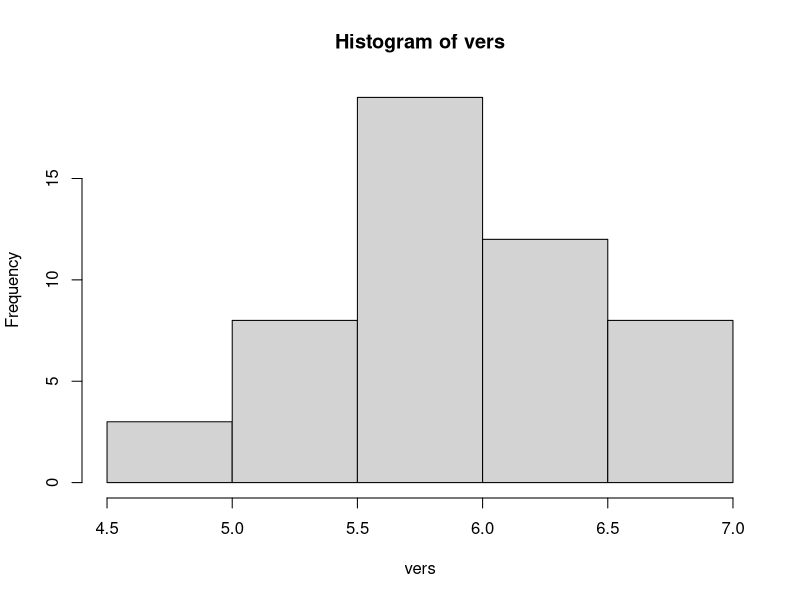
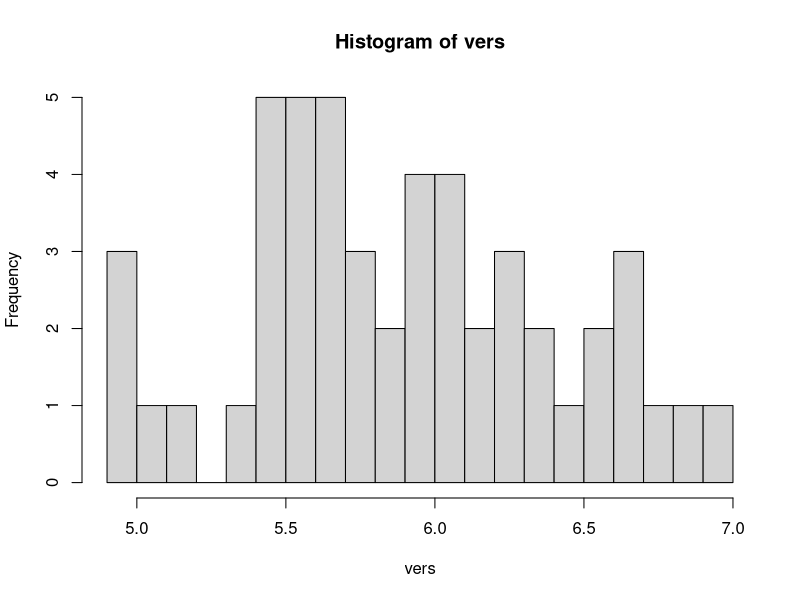
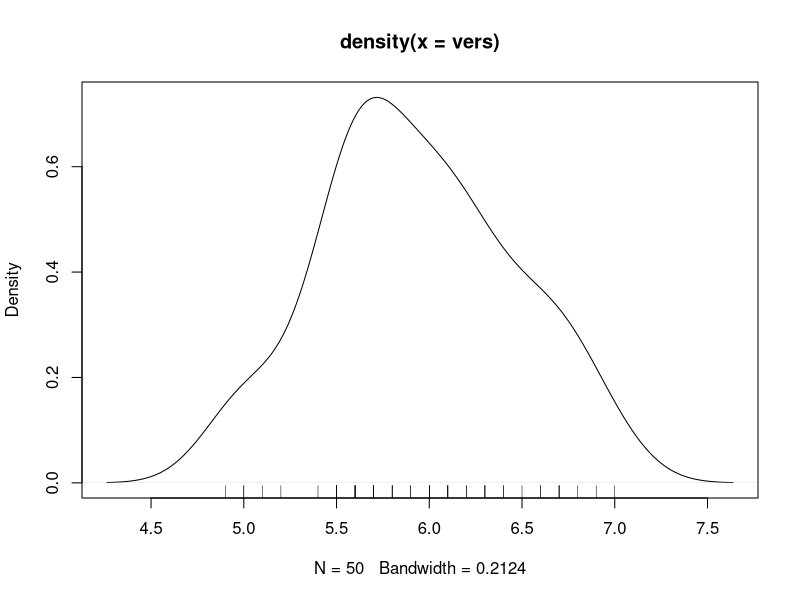
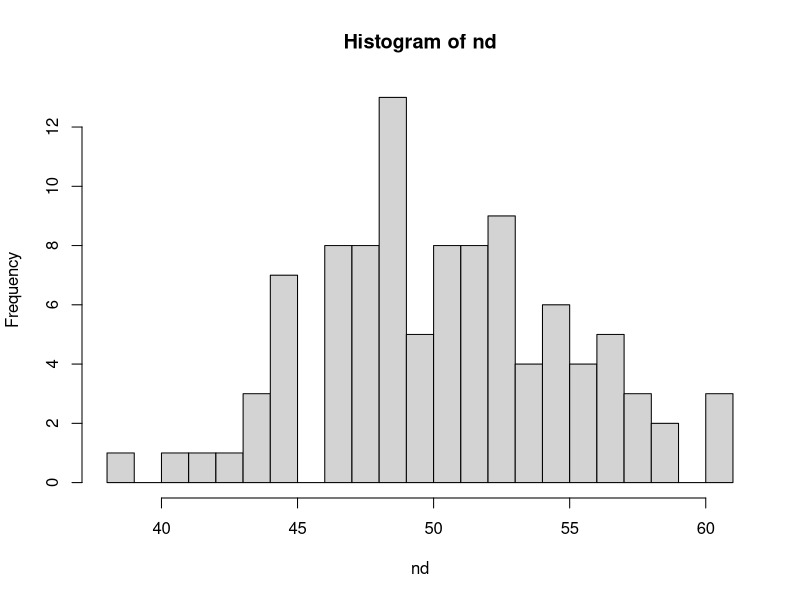
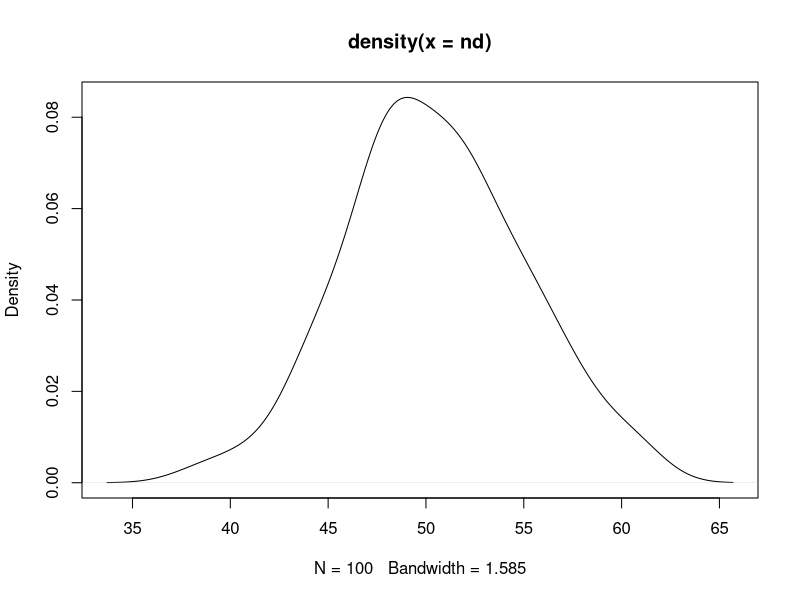
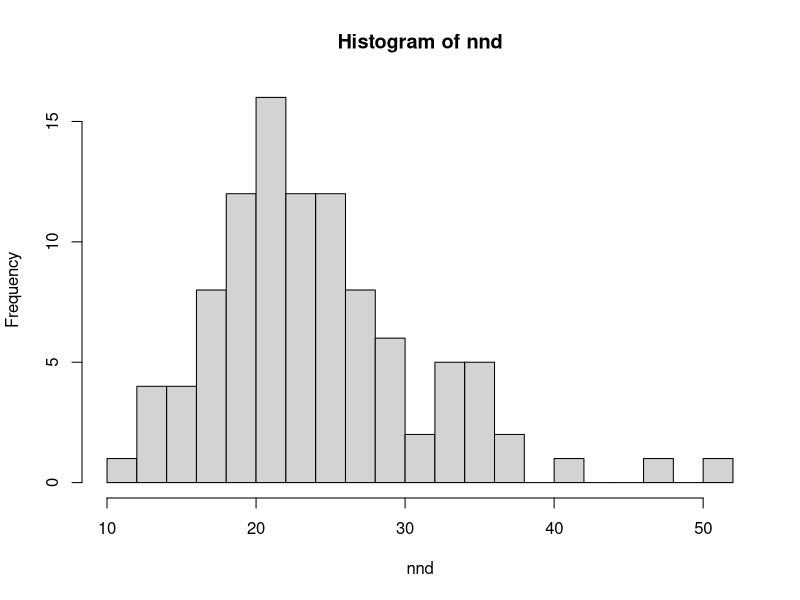
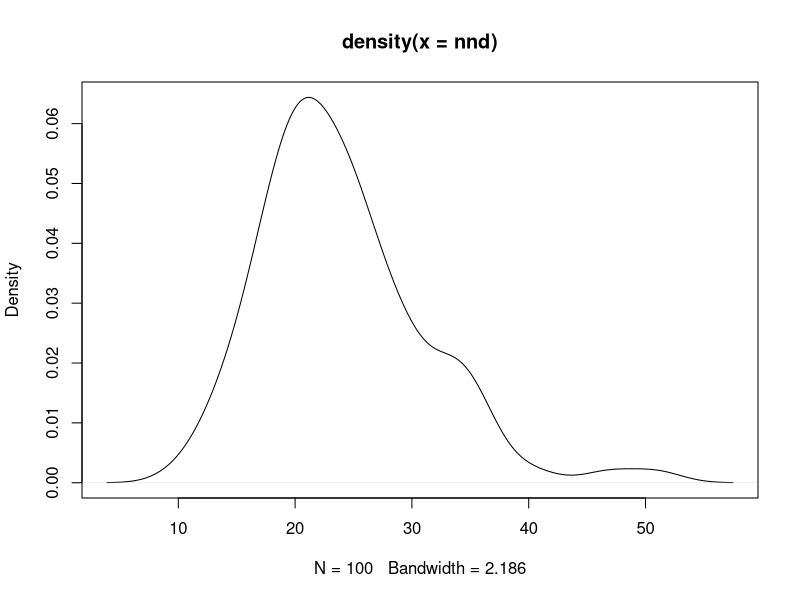
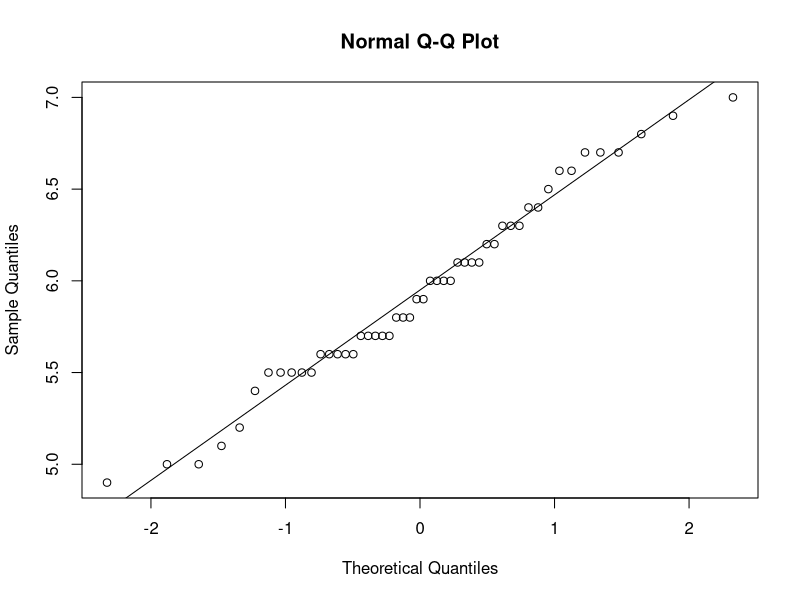

These charts were generated, in order, by the following R code:
## ---- chunk 1
knitr::opts_chunk$set(echo = T, eval=F, comment = "")
# делаем картинки поменьше в rnotebook
library(repr)
options(repr.plot.width=3, repr.plot.height=3)
## ---- chunk 2
my_variable = 1
MyVariable = 1
my.variable = 1
## ---- chunk 3
a = 1
a=1
a <- 1
a = "kjfhs"
a = 'kjfhs'
## ---- chunk 4
weight_of_my_students = c(65, 54, NA, 67, 45, 78) # NA - Not Available
## ---- chunk 5
my_table = read.table(text="сюда	вставлять	таблицу") # далее пример
my_table = read.table(text="v1	v2
1	2
11	22
111	222
1.3	7
4	NA", header=TRUE, dec=".") # header=TRUE если есть названия переменных, dec="." устанавливает точку десятичным разделителем
# анализируем структуру открытой таблицы
str(my_table)
## ---- chunk 6
# number
my_number = 1

# character
my_char = "bla\tbla\nbla"
cat(my_char)

# boolean
my_bool1 = TRUE
my_bool2 = FALSE

# vector
my_vector1 = 1:20
# подмножество из вектора
my_vector1[2:4]
my_vector2 = c(1, 2, 30, 50, 100, 150)
# выполняем операцию сравнения
my_vector2 > 100
# выбираем значения, отвечающие критерию my_vector2 > 40
my_vector2[my_vector2 > 40]

# factor vs vector
# создаем вектор
age = c("young", "middle-aged", "old", "Old", "young", "middle-aged", "middle-aged")
age # просто перечень текстовых значений
# преобразуем в фактор (текстовые значения в коды, текст отображается лишь для простоты восприятия)
factor(age) # видим лишний уровень "Old", дублирующий "old"
age = c("young", "middle-aged", "old", "old", "young", "middle-aged", "middle-aged")
factor(age) # несортированный фактор
factor(age, levels=c("young", "middle-aged", "old"), ordered = TRUE) # levels задает возрастающий порядок уровней

# data.frame
head(iris) # iris - встроенный пример таблицы данных
## ---- chunk 7
# первая строка
iris[1,]
# первый столбец
iris[,1]

# пробуем доставать разные строки, столбцы и значения на основе разных критериев
iris[1:15,]
iris[,1:3]
iris[, c(1, 3, 5)]
iris[, c("Petal.Width", "Species")]
iris$Sepal.Length
iris$Sepal.Length[1:10]
iris$Species == "versicolor"
iris$Petal.Length[iris$Species == "versicolor"]
iris[iris$Species == "versicolor",]
iris$Sepal.Length > 7
iris[iris$Sepal.Length > 7,]
## ---- chunk 8
# vectors
my_vector2 = 1:10
my_vector3 = (1:10)*10
1:10*10
(1:10)*10
my_vector2 + my_vector3
my_vector2 - 1
(my_vector2)^2
sum(my_vector2)
my_vector2 > 3

# tables
iris_subset = iris[1:10, 1:4]
apply(iris_subset, 1, sum) # суммируем построчно
apply(iris_subset, 2, sum) # суммируем поколоночно
iris_subset > 3.2
## ---- chunk 9
vers = iris[iris$Species == "versicolor","Sepal.Length"]

# гистограмма
hist(vers)
?hist # справка
hist(vers, breaks = 20)

# кривая плотности вероятности распределения
density(vers)
plot(density(vers))
rug(vers)
stem(vers) # графический аналог описан тут http://www.dataanalytics.org.uk/Data%20Analysis/R%20Monographs/Dot%20Histogram.R

# пример нормального распределения
# для воспроизводимости генератора случайных чисел задаем "стартовое число"
set.seed(123)
nd = rnorm(100, mean=50, sd=5) # задаем желаемые параметры
hist(nd,breaks=20)
plot(density(nd))

# пример НЕнормального распределения
# для воспроизводимости генератора случайных чисел задаем "стартовое число"
set.seed(123)
nnd = rchisq(100, 20, 5) # задаем желаемые параметры
hist(nnd,breaks=20)
plot(density(nnd))

# критерий нормальности - shapiro.test
shapiro.test(vers)
st = shapiro.test(vers)
str(st)
st$p.value
st$p.value > 0.05 # TRUE => нормальное распределение
shapiro.test(nnd)$p.value # < 0.05 => ненормальное распределение

# визуальная оценка нормальности
qqnorm(vers) # нормально
qqline(vers)
qqnorm(nnd) # ненормально
qqline(nnd)
## ---- chunk 10
# параметры нормального распределения
mean(vers)
sd(vers)

# z-трансформация
scale(vers)

# сами пишем функцию для проведения z-трансформации
# Версия 1 - длинная и поэтапная
z_transformation = function(x){
  step1 = mean(x)
  step2 = x - step1
  step3 = sd(x)
  step4 = step2/step3
  return(step4) # maybe just step4
}

# Версия 2 - лаконичная
z_transformation = function(x) (x-mean(x))/sd(x)
